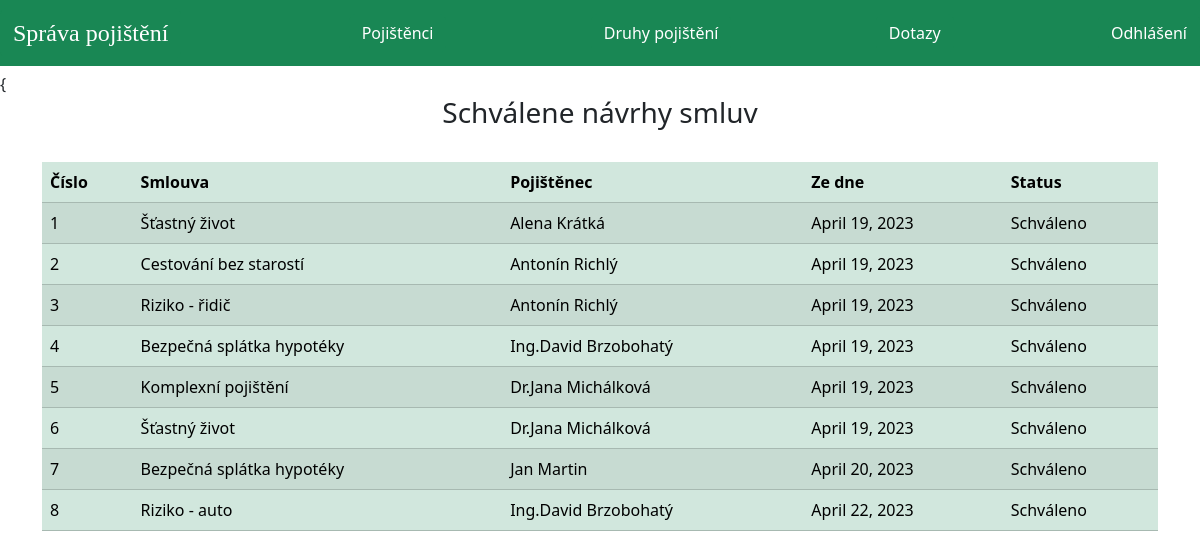
The app's page /schvalene-navrhy-smluv with its own data.
### pojisteni/models.py (models this page shows, shortened)
class PolicyRecord(models.Model):
    customer = models.ForeignKey(Customer, on_delete=models.CASCADE)
    Policy = models.ForeignKey(Policy, on_delete=models.CASCADE)
    status = models.CharField(max_length=100, default='Čeká na schválení')
    creation_date = models.DateField(auto_now=True)

class Policy(models.Model):
    category = models.ForeignKey('Category', on_delete=models.CASCADE)
    policy_name = models.CharField(max_length=200)
    sum_assurance = models.PositiveIntegerField()
    premium = models.PositiveIntegerField()
    tenure = models.PositiveIntegerField()
    creation_date = models.DateField(auto_now=True)
    def __str__(self):
        return self.policy_name

### pojistenec/models.py (models this page shows, shortened)
class Customer(models.Model):
    user = models.OneToOneField(User, on_delete=models.CASCADE)
    birth_date = models.DateField()
    address = models.CharField(max_length=40)
    email = models.EmailField()
    mobile = models.CharField(max_length=20, null=False)
    def __str__(self):
        return self.user.first_name + " " + self.user.last_name

### pojisteni/views.py (the view)
# urls.py: path('schvalene-navrhy-smluv', views.schvalene_navrhy_smluv_view,
def schvalene_navrhy_smluv_view(request):
    policyrecords = models.PolicyRecord.objects.all().filter(status='Schváleno')
    return render(request, 'pojisteni/schvalene_navrhy_smluv.html', {'policyrecords': policyrecords})

### templates/pojisteni/schvalene_navrhy_smluv.html (shortened to what this page needs)
{% extends 'pojisteni/adminbase.html' %}
{% block content %}
{%load static%}
{% load django_bootstrap5 %}
<head>
    {{% bootstrap_css %}
</head>
<br>
<div class="container">
  <div class="panel panel-primary">
    <div class="panel-heading">
      <h3>Schválene návrhy smluv</h3><br>
    </div>
    <table class="table table-success table-striped">
      <thead>
        <tr>
        <th>Číslo</th>
          <th>Smlouva</th>
          <th>Pojištěnec</th>
          <th> Ze dne</th>
          <th>Status</th>
        </tr>
      </thead>
      {% for t in policyrecords %}
      <tr>
        <td> {{ forloop.counter }}</td>
        <td> {{t.Policy}}</td>
        <td> {{t.customer}}</td>
        <td>{{t.creation_date}}</td>
        <td>{{t.status}}</td>
      </tr>
      {% endfor %}
    </table>
  </div>
</div>
<br><br><br><br><br><br>
{% endblock content %}

### templates/pojisteni/schvalene_navrhy_smluv.html (style rules this page uses)
h3 { text-align: center; }

### records on screen
PolicyRecord: Policy "Šťastný život", customer "Alena Krátká", creation_date "April 19, 2023", status "Schváleno"
PolicyRecord: Policy "Cestování bez starostí", customer "Antonín Richlý", creation_date "April 19, 2023", status "Schváleno"
PolicyRecord: Policy "Riziko - řidič", customer "Antonín Richlý", creation_date "April 19, 2023", status "Schváleno"
PolicyRecord: Policy "Bezpečná splátka hypotéky", customer "Ing.David Brzobohatý", creation_date "April 19, 2023", status "Schváleno"
PolicyRecord: Policy "Komplexní pojištění", customer "Dr.Jana Michálková", creation_date "April 19, 2023", status "Schváleno"
PolicyRecord: Policy "Šťastný život", customer "Dr.Jana Michálková", creation_date "April 19, 2023", status "Schváleno"
PolicyRecord: Policy "Bezpečná splátka hypotéky", customer "Jan Martin", creation_date "April 20, 2023", status "Schváleno"
PolicyRecord: Policy "Riziko - auto", customer "Ing.David Brzobohatý", creation_date "April 22, 2023", status "Schváleno"
